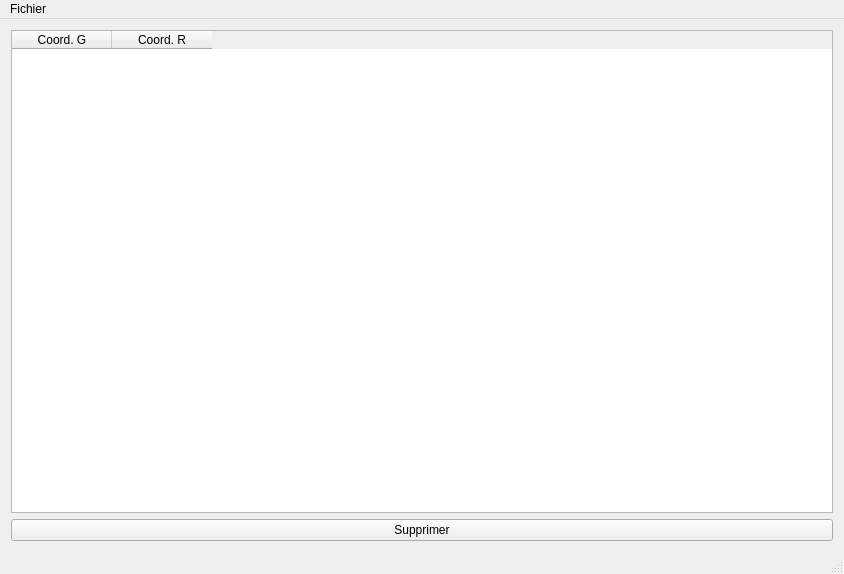
<?xml version="1.0" encoding="UTF-8"?>
<ui version="4.0">
 <class>MainWindow</class>
 <widget class="QMainWindow" name="MainWindow">
  <property name="geometry">
   <rect>
    <x>0</x>
    <y>0</y>
    <width>844</width>
    <height>574</height>
   </rect>
  </property>
  <property name="windowTitle">
   <string>MainWindow</string>
  </property>
  <widget class="QWidget" name="centralWidget">
   <layout class="QHBoxLayout" name="horizontalLayout">
    <item>
     <layout class="QHBoxLayout" name="imagesLayout">
      <property name="sizeConstraint">
       <enum>QLayout::SetMinimumSize</enum>
      </property>
     </layout>
    </item>
    <item>
     <layout class="QVBoxLayout" name="verticalLayout">
      <item>
       <widget class="QTableWidget" name="tableWidget">
        <column>
         <property name="text">
          <string>Coord. G</string>
         </property>
        </column>
        <column>
         <property name="text">
          <string>Coord. R</string>
         </property>
        </column>
       </widget>
      </item>
      <item>
       <widget class="QPushButton" name="deleteButton">
        <property name="text">
         <string>Supprimer</string>
        </property>
       </widget>
      </item>
     </layout>
    </item>
   </layout>
  </widget>
  <widget class="QMenuBar" name="menuBar">
   <property name="geometry">
    <rect>
     <x>0</x>
     <y>0</y>
     <width>844</width>
     <height>19</height>
    </rect>
   </property>
   <widget class="QMenu" name="menuFichier">
    <property name="title">
     <string>Fichier</string>
    </property>
    <addaction name="actionOpenLeft"/>
    <addaction name="actionOpenRight"/>
    <addaction name="separator"/>
    <addaction name="actionExport"/>
    <addaction name="actionRun"/>
    <addaction name="separator"/>
    <addaction name="actionExit"/>
   </widget>
   <addaction name="menuFichier"/>
  </widget>
  <widget class="QStatusBar" name="statusBar"/>
  <action name="actionOpenLeft">
   <property name="text">
    <string>Ouvrir Gauche</string>
   </property>
  </action>
  <action name="actionOpenRight">
   <property name="text">
    <string>Ouvrir Droite</string>
   </property>
  </action>
  <action name="actionExit">
   <property name="text">
    <string>Quitter</string>
   </property>
  </action>
  <action name="actionExport">
   <property name="text">
    <string>Exporter</string>
   </property>
  </action>
  <action name="actionRun">
   <property name="text">
    <string>Modéliser</string>
   </property>
  </action>
 </widget>
 <layoutdefault spacing="6" margin="11"/>
 <resources/>
 <connections/>
</ui>
